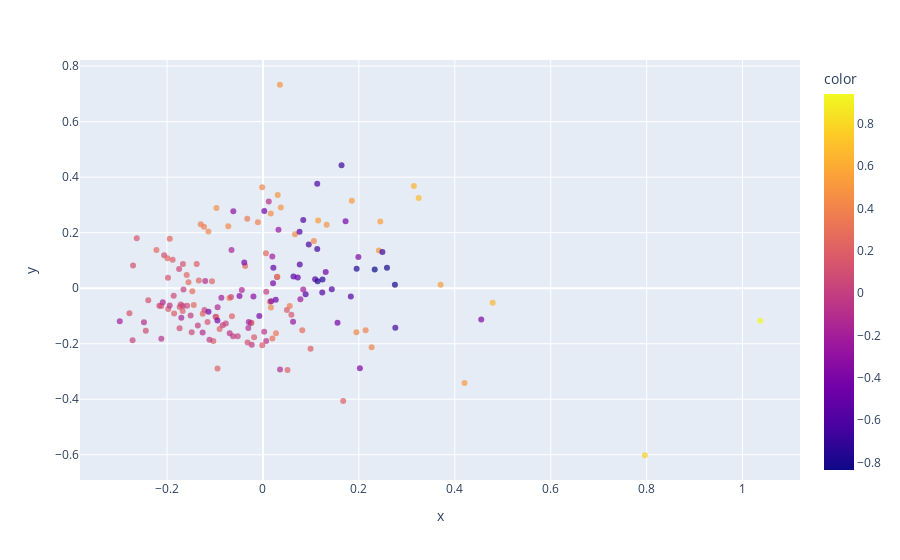

Here is the notebook cell this chart was saved with:
### Markdown cell above
2D PCA

### Code cell
fig = px.scatter(x=df.PC2, y=df.PC3, color=df.PC1, opacity=0.7)
fig.update_traces(mode="markers", hovertemplate=countries)
fig.show()

### Figure 1 — Plotly figure (JSON) as saved in the notebook; plotly's stock layout.template omitted (floating-point values rounded to 4 significant figures; data arrays with more than 128 entries replaced by an {"elided": "..."} marker saying what was removed)
{"data": [{"hovertemplate": {"elided": "167 str values"}, "legendgroup": "", "marker": {"color": {"elided": "167 float values"}, "coloraxis": "coloraxis", "opacity": 0.7, "symbol": "circle"}, "mode": "markers", "name": "", "orientation": "v", "showlegend": false, "type": "scatter", "x": {"elided": "167 float values"}, "xaxis": "x", "y": {"elided": "167 float values"}, "yaxis": "y"}], "layout": {"coloraxis": {"colorbar": {"title": {"text": "color"}}, "colorscale": [[0, "#0d0887"], [0.1111, "#46039f"], [0.2222, "#7201a8"], [0.3333, "#9c179e"], [0.4444, "#bd3786"], [0.5556, "#d8576b"], [0.6667, "#ed7953"], [0.7778, "#fb9f3a"], [0.8889, "#fdca26"], [1, "#f0f921"]]}, "legend": {"tracegroupgap": 0}, "margin": {"t": 60}, "xaxis": {"anchor": "y", "domain": [0, 1], "title": {"text": "x"}}, "yaxis": {"anchor": "x", "domain": [0, 1], "title": {"text": "y"}}}}
